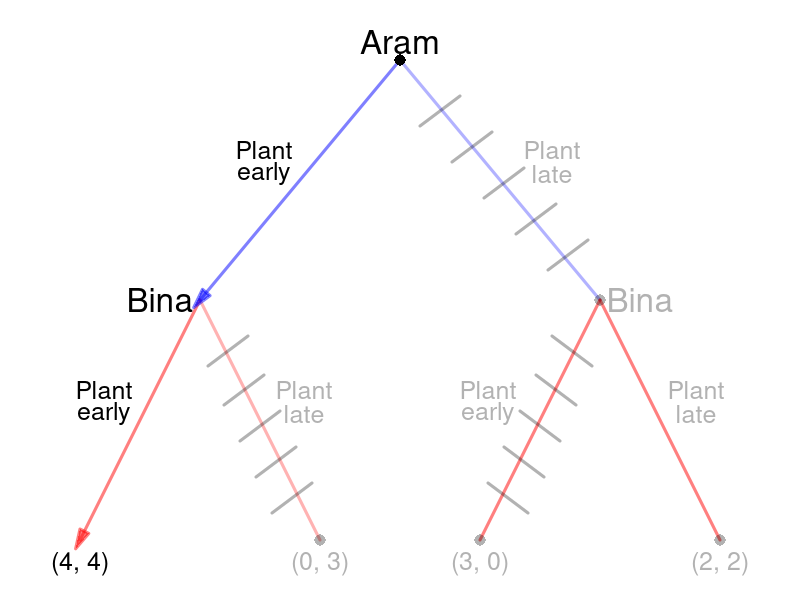

Generate this figure with R:
require(shape)
pdf(file = "people/sequential_palanpur_solved.pdf", width = 9, height = 7)

#Set parameters for graphics
axislabelsize <- 1.5
labelsize <- 2
actionlabelsize <- 1.5
graphlinewidth <- 3
segmentlinewidth <- 2
nodesize <- 1.5
fadelevel <- 0.3

COL <- c("#7fc97f", "#beaed4", "#fdc086", "#ffff99", "#386cb0", "#f0027f", "#bf5b17", "#666666")
COLA <- c("#99d8c9","#66c2a4","#41ae76", "#238b45", "#005824")
COLB <- c("#4eb3d3", "#2b8cbe", "#0868ac","#084081")

par(mar =  c(0, 0, 0, 0))

xlims <- c(0, 10)
ylims <- c(0, 10)

npts <- 501 
x <- seq(xlims[1], xlims[2], length.out = npts)
y <- seq(ylims[1], ylims[2], length.out = npts) 

plot(0, 0, xlim = xlims, ylim = ylims, type = "n",
     xlab = expression(paste("")),
     ylab = expression(paste("")), 
     xaxt = "n", 
     yaxt = "n", 
     cex.lab = axislabelsize, 
     bty = "n",
     xaxs="i", 
     yaxs="i")

ticksy <- seq(from = 0, to = ylims[2], by = 2)
ylabels <- seq(from = 0, to = ylims[2], by = 2)
ticksx <- seq(from = 0, to = xlims[2], by = 2)
xlabels <- seq(from = 0, to = xlims[2], by = 2)

#segments(5, 9, 2.5, 5, lty = 1, col = rgb(0, 0, 1, 0.5), lwd = graphlinewidth)
#Plant late
segments(5, 9, 7.5, 5, lty = 1, col = rgb(0, 0, 1, fadelevel), lwd = graphlinewidth)

#Branches for Bina
#From Aram planting early
#Bina plants early
Arrows(2.5, 5, 1, 1, col = rgb(1, 0, 0, 0.5), lty = 1, lwd = 3, arr.type = "triangle")
#segments(2.5, 5, 1, 1, lty = 1, col = rgb(1, 0, 0, 0.5), lwd = graphlinewidth)
#Bina plants late
segments(2.5, 5, 4, 1, lty = 1, col = rgb(1, 0, 0, fadelevel), lwd = graphlinewidth)

#Branches for Aram
#Plant early
Arrows(5, 9, 2.5, 5, col = rgb(0, 0, 1, 0.5), lty = 1, lwd = 3, arr.type = "triangle")


#From Aram plants late
#Bina plants early
segments(7.5, 5, 6, 1, lty = 1, col = rgb(1, 0, 0, 0.5), lwd = graphlinewidth)


#Bina plants late
segments(7.5, 5, 9, 1, lty = 1, col = rgb(1, 0, 0, 0.5), lwd = graphlinewidth)

#Initial node
points(5, 9, pch = 16, col = "black", cex = nodesize)

#P1 Nodes
#points(2.5, 5, pch = 16, col = "black", cex = nodesize)
points(7.5, 5, pch = 16, col = rgb(0,0,0,fadelevel), cex = nodesize)

#P2 Terminal Nodes
#points(1, 1, pch = 16, col = "black", cex = nodesize)
points(4, 1, pch = 16, col = rgb(0,0,0,fadelevel), cex = nodesize)
points(6, 1, pch = 16, col = rgb(0,0,0,fadelevel), cex = nodesize)
points(9, 1, pch = 16, col = rgb(0,0,0,fadelevel), cex = nodesize)

text(5, 9.3, expression(paste("Aram")), cex = labelsize)

text(3.3, 7.5, expression(paste("Plant")), cex = actionlabelsize)
text(3.3, 7.1, expression(paste("early")), cex = actionlabelsize)
text(6.9, 7.5, expression(paste("Plant")), cex = actionlabelsize, col = rgb(0, 0, 0, fadelevel))
text(6.9, 7.1, expression(paste("late")), cex = actionlabelsize, col = rgb(0, 0, 0, fadelevel))


text(2, 5, expression(paste("Bina")), cex = labelsize)
text(1.3, 3.5, expression(paste("Plant")), cex = actionlabelsize)
text(1.3, 3.1, expression(paste("early")), cex = actionlabelsize)
text(3.8, 3.5, expression(paste("Plant")), cex = actionlabelsize, col = rgb(0,0,0,fadelevel))
text(3.8, 3.1, expression(paste("late")), cex = actionlabelsize, col = rgb(0,0,0,fadelevel))


text(8, 5, expression(paste("Bina")), cex = labelsize, col = rgb(0,0,0,fadelevel))
text(6.1, 3.5, expression(paste("Plant")), cex = actionlabelsize, col = rgb(0,0,0,fadelevel))
text(6.1, 3.1, expression(paste("early")), cex = actionlabelsize, col = rgb(0,0,0,fadelevel))
text(8.7, 3.5, expression(paste("Plant")), cex = actionlabelsize, col = rgb(0,0,0,fadelevel))
text(8.7, 3.1, expression(paste("late")), cex = actionlabelsize, col = rgb(0,0,0,fadelevel))

#Payoffs 
text(1, .6, expression("(4, 4)"), cex = actionlabelsize)
text(4, .6, expression("(0, 3)"), cex = actionlabelsize ,col = rgb(0,0,0,fadelevel))
text(6, .6, expression("(3, 0)"), cex = actionlabelsize, col = rgb(0,0,0,fadelevel))
text(9, .6, expression("(2, 2)"), cex = actionlabelsize, col = rgb(0,0,0,fadelevel))

#Cutting branch plant late when A plants early
segments(2.6, 3.9, 3.1, 4.4, lty = 1, col = rgb(0,0,0,fadelevel), lwd = graphlinewidth)
segments(2.8, 3.25, 3.3, 3.75, lty = 1, col = rgb(0,0,0,fadelevel), lwd = graphlinewidth)
segments(3, 2.65, 3.5, 3.15, lty = 1, col = rgb(0,0,0,fadelevel), lwd = graphlinewidth)
segments(3.2, 2.05, 3.7, 2.55, lty = 1, col = rgb(0,0,0,fadelevel), lwd = graphlinewidth)
segments(3.4, 1.45, 3.9, 1.95, lty = 1, col = rgb(0,0,0,fadelevel), lwd = graphlinewidth)


#Cutting branch plant late when A plants
segments(7.4, 3.9, 6.9, 4.4, lty = 1, col = rgb(0,0,0,fadelevel), lwd = graphlinewidth)
segments(7.2, 3.25, 6.7, 3.75, lty = 1, col = rgb(0,0,0,fadelevel), lwd = graphlinewidth)
segments(7, 2.65, 6.5, 3.15, lty = 1, col = rgb(0,0,0,fadelevel), lwd = graphlinewidth)
segments(6.8, 2.05, 6.3, 2.55, lty = 1, col = rgb(0,0,0,fadelevel), lwd = graphlinewidth)
segments(6.6, 1.45, 6.1, 1.95, lty = 1, col = rgb(0,0,0,fadelevel), lwd = graphlinewidth)

#Cutting branch plant late for A given B's actions
segments(5.25, 7.9, 5.75, 8.4, lty = 1, col = rgb(0,0,0,fadelevel), lwd = graphlinewidth)
segments(5.65, 7.3, 6.15, 7.8, lty = 1, col = rgb(0,0,0,fadelevel), lwd = graphlinewidth)
segments(6.05, 6.7, 6.55, 7.2, lty = 1, col = rgb(0,0,0,fadelevel), lwd = graphlinewidth)
segments(6.45, 6.1, 6.95, 6.6, lty = 1, col = rgb(0,0,0,fadelevel), lwd = graphlinewidth)
segments(6.85, 5.5, 7.35, 6, lty = 1, col = rgb(0,0,0,fadelevel), lwd = graphlinewidth)


dev.off()
